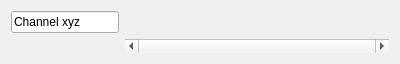
<?xml version="1.0" encoding="UTF-8"?>
<ui version="4.0">
 <class>ChannelForm</class>
 <widget class="QWidget" name="ChannelForm">
  <property name="geometry">
   <rect>
    <x>0</x>
    <y>0</y>
    <width>400</width>
    <height>63</height>
   </rect>
  </property>
  <property name="windowTitle">
   <string>Form</string>
  </property>
  <layout class="QGridLayout" name="gridLayout">
   <item row="1" column="1">
    <widget class="QScrollBar" name="channelScrollBar">
     <property name="sizePolicy">
      <sizepolicy hsizetype="Expanding" vsizetype="Fixed">
       <horstretch>0</horstretch>
       <verstretch>0</verstretch>
      </sizepolicy>
     </property>
     <property name="maximum">
      <number>0</number>
     </property>
     <property name="orientation">
      <enum>Qt::Horizontal</enum>
     </property>
    </widget>
   </item>
   <item row="0" column="1">
    <widget class="QWidget" name="renderAreaWidget" native="true">
     <property name="sizePolicy">
      <sizepolicy hsizetype="Expanding" vsizetype="Expanding">
       <horstretch>0</horstretch>
       <verstretch>0</verstretch>
      </sizepolicy>
     </property>
    </widget>
   </item>
   <item row="0" column="0">
    <widget class="QLineEdit" name="channelLineEdit">
     <property name="sizePolicy">
      <sizepolicy hsizetype="Preferred" vsizetype="Fixed">
       <horstretch>0</horstretch>
       <verstretch>0</verstretch>
      </sizepolicy>
     </property>
     <property name="text">
      <string>Channel xyz</string>
     </property>
    </widget>
   </item>
  </layout>
 </widget>
 <resources/>
 <connections/>
</ui>
